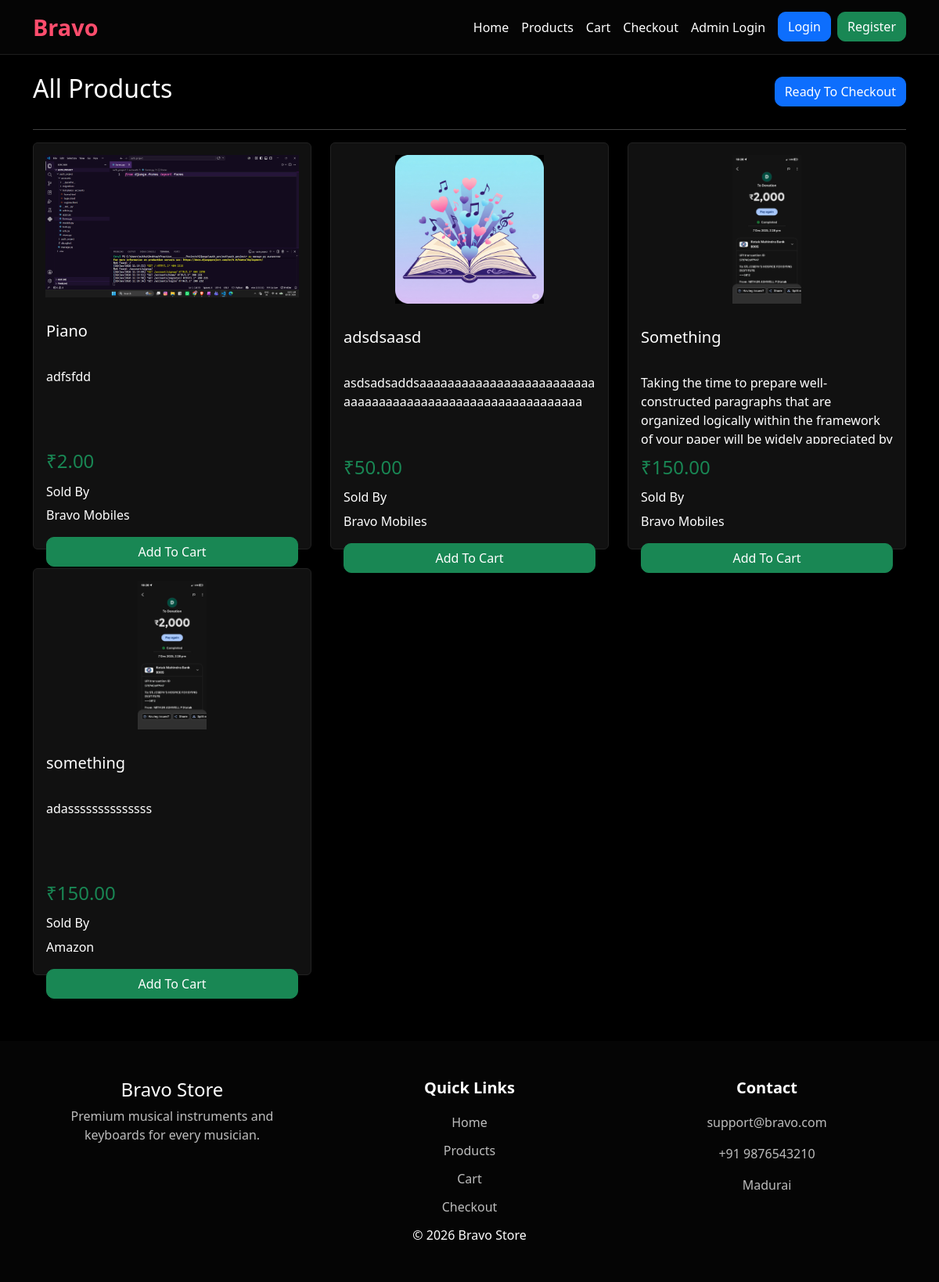
Before: /viewproduct/ with the older database file.
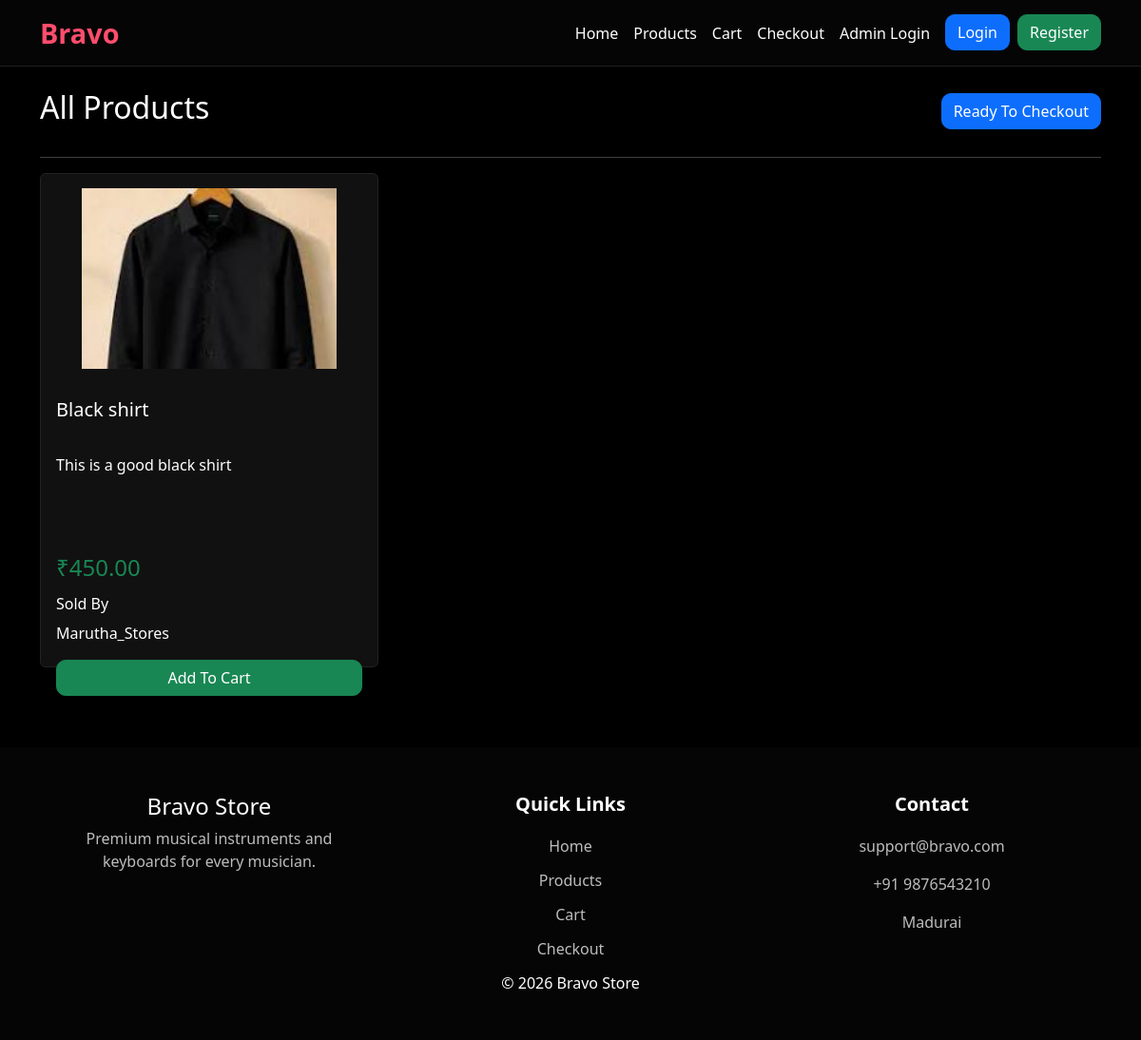
After: the same page with the newer database file.
### custom_admin/models.py (models this page shows, shortened)
class Product(models.Model):
    seller = models.ForeignKey(
        Seller, on_delete=models.CASCADE, related_name="products", null=True, blank=True
    )
    name = models.CharField(max_length=50)
    image = models.ImageField(upload_to="products/")
    description = models.CharField(max_length=250)
    price = models.DecimalField(max_digits=10, decimal_places=2)

class Seller(models.Model):
    user = models.OneToOneField(User, on_delete=models.CASCADE)
    shop_name = models.CharField(max_length=100)

### customer/views.py (the view)
# urls.py: path("viewproduct/", views.viewproduct, name="viewproduct"),
def viewproduct(request):
    products = Product.objects.all()
    cart = request.session.get("cart", {})
    for product in products:
        product.in_cart = str(product.id) in cart
        product.cart_quantity = cart.get(str(product.id), 1)
    context = {
        "products": products,
    }
    return render(request, "viewproduct.html", context)

### customer/templates/viewproduct.html (shortened to what this page needs)
{% extends 'base.html' %} {% block content %}
<div class="container mt-4">
  <div class="d-flex justify-content-between align-items-center mb-4">
    <h2>All Products</h2>
    <a href="{% url 'cart' %}" class="btn btn-primary"> Ready To Checkout </a>
  </div>
  <hr />
  <div class="row">
    {% for product in products %}
    <div class="col-lg-4 col-md-6 mb-4">
      <div class="card product-card shadow">
        {% if product.image %}
        <img
          src="{{ product.image.url }}"
          class="card-img-top"
          alt="{{ product.name }}"
        />
        {% endif %}
        <div class="card-body">
          <h5 class="product-title">{{ product.name }}</h5>
          <p class="product-description">{{ product.description }}</p>
          <h4 class="text-success product-price">₹{{ product.price }}</h4>
          <div class="seller-box">
            <h6>Sold By</h6>
            <p>{{ product.seller.shop_name }}</p>
          </div>
          <form method="POST" action="{% url 'add_to_cart' product.id %}">
            {% csrf_token %} {% if product.in_cart %}
            <div class="d-flex justify-content-center align-items-center gap-2">
              <button
                type="button"
                class="btn btn-danger"
                onclick="decreaseQty('{{ product.id }}')"
              >
                -
              </button>
              <input
                type="number"
                name="quantity"
                id="qty{{ product.id }}"
                value="{{ product.cart_quantity }}"
                min="1"
                class="form-control text-center qty-input"
              />
              <button
                type="button"
                class="btn btn-success"
                onclick="increaseQty('{{ product.id }}')"
              >
                +
              </button>
            </div>
            {% else %}
            <button type="submit" class="btn btn-success w-100">
              Add To Cart
            </button>
            {% endif %}
          </form>
        </div>
      </div>
    </div>
    {% empty %}
    <h4>No Products Available</h4>
    {% endfor %}
  </div>
</div>
{% endblock %}

Changed rows visible on the page:
removed Product: image (picture), name "Piano", description "adfsfdd", price "2.00", seller.shop_name "Bravo Mobiles", shows "Add To Cart"
removed Product: image (picture), name "adsdsaasd", description "asdsadsaddsaaaaaaaaaaaaaaaaaaaaaaaaaaaaaaaaaaaaaaaaaaaaaaaaaaaaaaaaaaa", price "50.00", seller.shop_name "Bravo Mobiles", shows "Add To Cart"
removed Product: image (picture), name "Something", description "Taking the time to prepare well-constructed paragraphs that are organized logically within the framework of your paper will be widely appreciated by…", price "150.00", seller.shop_name "Bravo Mobiles", shows "Add To Cart"
removed Product: image (picture), name "something", description "adassssssssssssss", price "150.00", seller.shop_name "Amazon", shows "Add To Cart"
added Product: image (picture), name "Black shirt", description "This is a good black shirt", price "450.00", seller.shop_name "Marutha_Stores", shows "Add To Cart"
